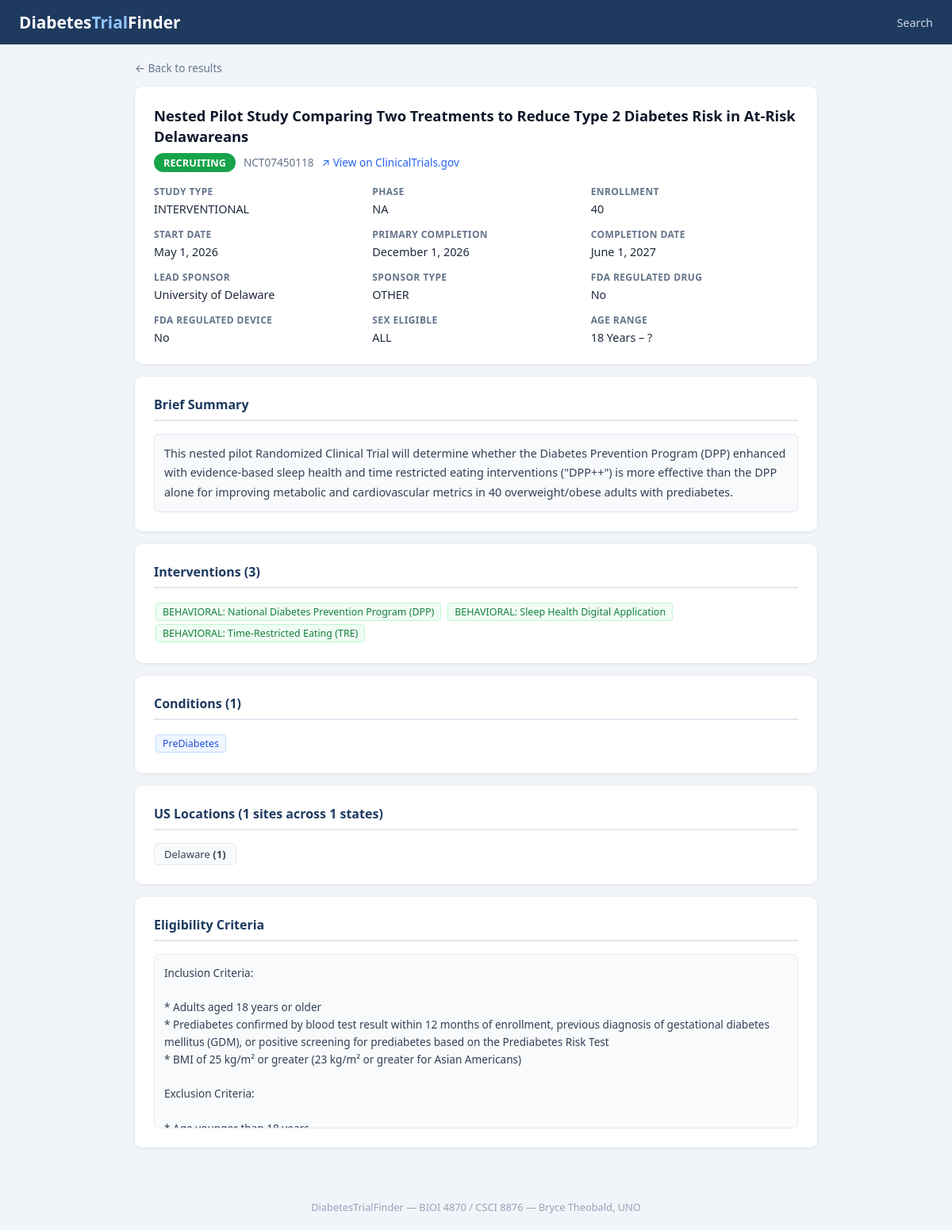
Screenshot of /trial.php?id=814 with the database file from the repository.
### tables this page shows
CREATE TABLE IF NOT EXISTS trials (
    trial_id                INT AUTO_INCREMENT PRIMARY KEY,
    nct_id                  VARCHAR(20)  NOT NULL UNIQUE,
    brief_title             VARCHAR(500),
    official_title          TEXT,
    overall_status          VARCHAR(50),   
    study_type              VARCHAR(50),   
    phase                   VARCHAR(100),  
    enrollment_count        INT,
    start_date              DATE,
    primary_completion_date DATE,
    completion_date         DATE,
    brief_summary           TEXT,
    is_fda_regulated_drug   TINYINT(1),
    is_fda_regulated_device TINYINT(1),
    eligibility_criteria    TEXT,
    min_age                 VARCHAR(30),   
    max_age                 VARCHAR(30),
    sex                     VARCHAR(20),   
    lead_sponsor_id         INT,
    FOREIGN KEY (lead_sponsor_id) REFERENCES sponsors(sponsor_id)
);

CREATE TABLE IF NOT EXISTS sponsors (
    sponsor_id   INT AUTO_INCREMENT PRIMARY KEY,
    name         VARCHAR(300) NOT NULL,
    class        VARCHAR(50),            
    UNIQUE KEY uq_sponsor_name (name)
);

CREATE TABLE IF NOT EXISTS interventions (
    intervention_id INT AUTO_INCREMENT PRIMARY KEY,
    type            VARCHAR(100),         
    name            VARCHAR(500),
    UNIQUE KEY uq_intervention (type, name)
);

CREATE TABLE IF NOT EXISTS conditions (
    condition_id INT AUTO_INCREMENT PRIMARY KEY,
    name         VARCHAR(500) NOT NULL UNIQUE
);

### trial.php (the view, shortened to what this page needs)
<?php
require_once 'db.php';
$id = (int)($_GET['id'] ?? 0);
$stmt = $db->prepare("
    SELECT t.*, s.name AS sponsor_name, s.class AS sponsor_class
    FROM trials t
    LEFT JOIN sponsors s ON t.lead_sponsor_id = s.sponsor_id
    WHERE t.trial_id = ?");
$stmt->bind_param('i', $id);
$stmt->execute();
$trial = $stmt->get_result()->fetch_assoc();
$iv_res = $db->prepare("
    SELECT i.`type`, i.name FROM interventions i
    JOIN trial_interventions ti ON ti.intervention_id = i.intervention_id
    WHERE ti.trial_id = ? ORDER BY i.`type`, i.name");
$iv_res->bind_param('i', $id);
$iv_res->execute();
$interventions = $iv_res->get_result()->fetch_all(MYSQLI_ASSOC);
$cond_res = $db->prepare("
    SELECT c.name FROM `conditions` c
    JOIN trial_conditions tc ON tc.condition_id = c.condition_id
    WHERE tc.trial_id = ? ORDER BY c.name");
$cond_res->bind_param('i', $id);
$cond_res->execute();
$conditions = $cond_res->get_result()->fetch_all(MYSQLI_ASSOC);
$loc_res = $db->prepare("
    SELECT l.state, COUNT(*) as sites
    FROM locations l
    JOIN trial_locations tl ON tl.location_id = l.location_id
    WHERE tl.trial_id = ? AND l.country = 'United States' AND l.state != ''
    GROUP BY l.state ORDER BY sites DESC, l.state");
$loc_res->bind_param('i', $id);
$loc_res->execute();
$locations = $loc_res->get_result()->fetch_all(MYSQLI_ASSOC);
$badge_color = [
    'RECRUITING'            => '#16a34a',
    'COMPLETED'             => '#2563eb',
    'ACTIVE_NOT_RECRUITING' => '#d97706',
    'TERMINATED'            => '#dc2626',
    'WITHDRAWN'             => '#6b7280',
    'SUSPENDED'             => '#7c3aed',
    'NOT_YET_RECRUITING'    => '#0891b2',
][$trial['overall_status']] ?? '#6b7280';
function fmt_date($d) { return $d ? date('F j, Y', strtotime($d)) : '—'; }
function fmt_num($n)  { return $n !== null ? number_format($n) : '—'; }
?>
<!DOCTYPE html>
<html lang="en">
<head>
</head>
<body>
<header>
  <h1>Diabetes<span>Trial</span>Finder</h1>
  <nav>
    <a href="index.php">Search</a>
  </nav>
</header>
<div class="container">
  <a class="back" href="javascript:history.back()">← Back to results</a>
  <div class="card">
    <div class="trial-title"><?= htmlspecialchars($trial['brief_title']) ?></div>
    <div style="margin-top:6px;display:flex;gap:10px;align-items:center;flex-wrap:wrap">
      <span class="badge" style="background:<?= $badge_color ?>"><?= htmlspecialchars(str_replace('_',' ',$trial['overall_status'])) ?></span>
      <span style="font-size:.85rem;color:#64748b"><?= htmlspecialchars($trial['nct_id']) ?></span>
      <a href="https://clinicaltrials.gov/study/<?= htmlspecialchars($trial['nct_id']) ?>" target="_blank" rel="noopener" style="font-size:.85rem">
        ↗ View on ClinicalTrials.gov
      </a>
    </div>
    <div class="meta-grid">
      <div class="meta-item"><label>Study Type</label><span><?= htmlspecialchars($trial['study_type'] ?? '—') ?></span></div>
      <div class="meta-item"><label>Phase</label><span><?= htmlspecialchars(str_replace('_',' ',$trial['phase'] ?? 'N/A')) ?></span></div>
      <div class="meta-item"><label>Enrollment</label><span><?= fmt_num($trial['enrollment_count']) ?></span></div>
      <div class="meta-item"><label>Start Date</label><span><?= fmt_date($trial['start_date']) ?></span></div>
      <div class="meta-item"><label>Primary Completion</label><span><?= fmt_date($trial['primary_completion_date']) ?></span></div>
      <div class="meta-item"><label>Completion Date</label><span><?= fmt_date($trial['completion_date']) ?></span></div>
      <div class="meta-item"><label>Lead Sponsor</label><span><?= htmlspecialchars($trial['sponsor_name'] ?? '—') ?></span></div>
      <div class="meta-item"><label>Sponsor Type</label><span><?= htmlspecialchars($trial['sponsor_class'] ?? '—') ?></span></div>
      <div class="meta-item"><label>FDA Regulated Drug</label><span><?= $trial['is_fda_regulated_drug'] ? 'Yes' : 'No' ?></span></div>
      <div class="meta-item"><label>FDA Regulated Device</label><span><?= $trial['is_fda_regulated_device'] ? 'Yes' : 'No' ?></span></div>
      <div class="meta-item"><label>Sex Eligible</label><span><?= htmlspecialchars($trial['sex'] ?? '—') ?></span></div>
      <div class="meta-item"><label>Age Range</label><span><?= htmlspecialchars(($trial['min_age'] ?? '?') . ' – ' . ($trial['max_age'] ?? '?')) ?></span></div>
    </div>
  </div>
  <?php if ($trial['brief_summary']): ?>
  <div class="card">
    <h2>Brief Summary</h2>
    <div class="summary"><?= nl2br(htmlspecialchars($trial['brief_summary'])) ?></div>
  </div>
  <?php endif ?>
  <?php if ($interventions): ?>
  <div class="card">
    <h2>Interventions (<?= count($interventions) ?>)</h2>
    <?php foreach ($interventions as $iv): ?>
      <span class="tag intervention"><?= htmlspecialchars($iv['type']) ?>: <?= htmlspecialchars($iv['name']) ?></span>
    <?php endforeach ?>
  </div>
  <?php endif ?>
  <?php if ($conditions): ?>
  <div class="card">
    <h2>Conditions (<?= count($conditions) ?>)</h2>
    <?php foreach ($conditions as $c): ?>
      <span class="tag"><?= htmlspecialchars($c['name']) ?></span>
    <?php endforeach ?>
  </div>
  <?php endif ?>
  <?php if ($locations): ?>
  <div class="card">
    <h2>US Locations (<?= array_sum(array_column($locations,'sites')) ?> sites across <?= count($locations) ?> states)</h2>
    <div class="state-grid">
      <?php foreach ($locations as $loc): ?>
        <div class="state-chip"><?= htmlspecialchars($loc['state']) ?> <strong>(<?= $loc['sites'] ?>)</strong></div>
      <?php endforeach ?>
    </div>
  </div>
  <?php endif ?>
  <?php if ($trial['eligibility_criteria']): ?>
  <div class="card">
    <h2>Eligibility Criteria</h2>
    <div class="elig"><?= htmlspecialchars($trial['eligibility_criteria']) ?></div>
  </div>
  <?php endif ?>
</div>
<footer>DiabetesTrialFinder &mdash; BIOI 4870 / CSCI 8876 &mdash; Bryce Theobald, UNO</footer>
</body>
</html>

### trial.php (style rules this page uses)
* { box-sizing:border-box;margin:0;padding:0 }
body { font-family:system-ui,-apple-system,sans-serif;background:#f1f5f9;color:#1e293b;font-size:15px }
a { color:#2563eb;text-decoration:none }
header { background:#1e3a5f;color:#fff;padding:14px 24px;display:flex;align-items:center;justify-content:space-between }
header h1 { font-size:1.3rem;font-weight:700 }
header h1 span { color:#93c5fd }
nav a { color:#cbd5e1;margin-left:20px;font-size:.9rem }
.container { max-width:900px;margin:0 auto;padding:20px }
.back { font-size:.85rem;color:#64748b;margin-bottom:14px;display:block }
.card { background:#fff;border-radius:10px;padding:24px;box-shadow:0 1px 4px rgba(0,0,0,.08);margin-bottom:16px }
.card h2 { font-size:1rem;font-weight:700;color:#1e3a5f;margin-bottom:16px;padding-bottom:8px;border-bottom:2px solid #e2e8f0 }
.trial-title { font-size:1.15rem;font-weight:700;color:#0f172a;margin-bottom:8px;line-height:1.4 }
.badge { display:inline-block;padding:3px 12px;border-radius:20px;font-size:.8rem;font-weight:600;color:#fff }
.meta-grid { display:grid;grid-template-columns:repeat(auto-fill,minmax(200px,1fr));gap:14px;margin-top:16px }
.meta-item label { display:block;font-size:.75rem;font-weight:600;text-transform:uppercase;letter-spacing:.4px;color:#64748b;margin-bottom:3px }
.meta-item span { font-size:.9rem;color:#1e293b }
.tag { display:inline-block;background:#eff6ff;color:#1d4ed8;border:1px solid #bfdbfe;border-radius:4px;padding:2px 8px;font-size:.78rem;margin:2px }
.tag.intervention { background:#f0fdf4;color:#15803d;border-color:#bbf7d0 }
.state-grid { display:flex;flex-wrap:wrap;gap:8px }
.state-chip { background:#f8fafc;border:1px solid #e2e8f0;border-radius:6px;padding:4px 12px;font-size:.82rem;color:#374151 }
.summary { line-height:1.7;color:#334155;font-size:.9rem;max-height:200px;overflow-y:auto;padding:12px;background:#f8fafc;border-radius:6px;border:1px solid #e2e8f0 }
.elig { line-height:1.6;color:#334155;font-size:.85rem;max-height:220px;overflow-y:auto;white-space:pre-wrap;padding:12px;background:#f8fafc;border-radius:6px;border:1px solid #e2e8f0 }
footer { text-align:center;padding:20px;color:#94a3b8;font-size:.8rem;margin-top:10px }

### rows the page displays
trials: brief_title "Nested Pilot Study Comparing Two Treatments to Reduce Type 2 Diabetes Risk in At-Risk Delawareans", overall_status "RECRUITING", nct "NCT07450118", study_type "INTERVENTIONAL", phase "NA", enrollment_count "40", start_date "May 1, 2026", primary_completion_date "December 1, 2026", completion_date "June 1, 2027", lead_sponsor.name "University of Delaware", lead_sponsor.class "OTHER", sex "ALL", min_age+max_age "18 Years – ?", brief_summary "This nested pilot Randomized Clinical Trial will determine whether the Diabetes Prevention Program (DPP) enhanced with evidence-based sleep health and time restricted eating interventions (\"DPP++\") is more effective than the DPP alone for improving metabolic and cardiovascular metrics in 40 overweight/obese adults with prediabetes.", eligibility_criteria "Inclusion Criteria: * Adults aged 18 years or older * Prediabetes confirmed by blood test result within 12 months of enrollment, previous diagnosis of gestational diabetes mellitus (GDM), or positive screening for prediabetes based on the Prediabetes Risk Test * BMI of 25 kg/m² or greater (23 kg/m² or greater for Asian Americans) Exclusion Criteria:…"
interventions: type "BEHAVIORAL", name "National Diabetes Prevention Program (DPP)"
interventions: type "BEHAVIORAL", name "Sleep Health Digital Application"
interventions: type "BEHAVIORAL", name "Time-Restricted Eating (TRE)"
conditions: name "PreDiabetes"

### other values shown
count($interventions) "3"
count($conditions) "1"
array_sum(array_column($locations,'sites')) "1"
count($locations) "1"
$loc['state'] "Delaware"
$loc['sites'] "1"
